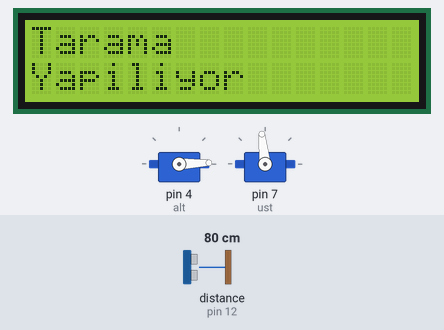
A sketch run on a simulated Arduino Uno, built with avr-gcc and run on an emulated ATmega328P. On the bench: 2 × servo, 16×2 character LCD. Wiring (inferred from the names in the program): ultrasonic range finder: trigger pin 11; echo pin 12. Inputs (shaded band) come from the test bench; at power-on: distance to the obstacle (sensor on pin 12) 80 cm. The echo pulse lasts 58.3 µs per cm; what the sketch prints to the serial monitor is not drawn.

Above: at 2.2 s.
2.3 s: distance to the obstacle (sensor on pin 12) set to 61 cm
At 2.48 s:
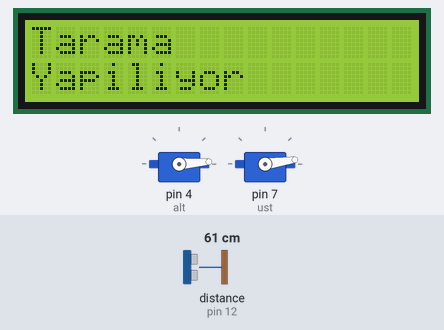
4.1 s: distance to the obstacle (sensor on pin 12) set to 52 cm
At 4.87 s:
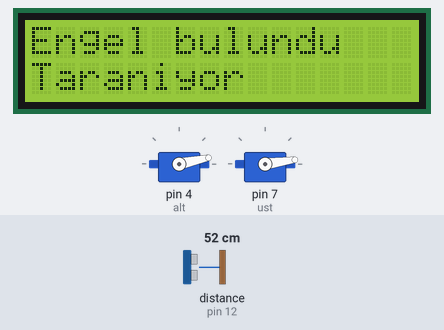
7.1 s: distance to the obstacle (sensor on pin 12) set to 60 cm
At 8.1 s:
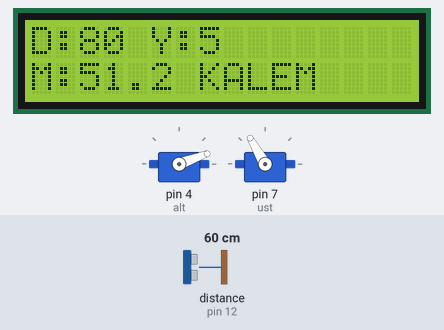
9.1 s: distance to the obstacle (sensor on pin 12) set to 250 cm
Timing chart, 0 to 19.3 s (numbered marks = the images above; inputs shaded):
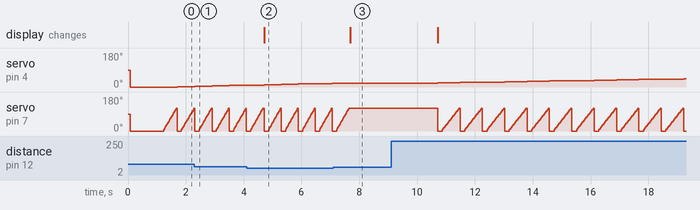

Measured:
- the behaviour switches between 56 and 55 cm on distance to the obstacle (sensor on pin 12) (found by bisection; images 1 and 2)
- after the input at 4.1 s, the display: changes after 0.61 s (image 2)
- after the input at 7.1 s, servo on pin 4 (alt): stays 20° (without the input it goes to 22° after 0.55 s); servo on pin 7 (ust): goes on until 7.6 s, then stays 120°; the display: changes after 0.59 s (image 3)
- by itself, servo on pin 7 (ust): repeats every 0.61 s: 16° 0.03 s, 24° 0.03 s, 32° 0.03 s, 40° 0.03 s, 48° 0.03 s, 56° 0.03 s, 64° 0.03 s, 72° 0.03 s, 80° 0.03 s, 88° 0.03 s, 96° 0.03 s, 104° 0.03 s, 112° 0.03 s, 120° 0.05 s, 0° 0.15 s, 8° 0.03 s

The sketch:

arduino.ino
```cpp
#include <Servo.h>
#include <Wire.h>
#include <LiquidCrystal_I2C.h>

Servo alt;   // yatay
Servo ust;   // dikey

const int trigPin = 11;
const int echoPin = 12;

LiquidCrystal_I2C lcd(0x27, 16, 2);

// ---- DURUM ----
bool oncekiYataydaEngelVardi = false;
bool lcdEngelModunda = false;

// ---- TOPLAMLAR ----
int toplamDikeyAdim = 0;   // D
int toplamYatayAdim = 0;   // Y
float toplamMesafe = 0;
int mesafeSayisi = 0;

// ---- MESAFE ----
float mesafeOku() {
  digitalWrite(trigPin, LOW);
  delayMicroseconds(2);
  digitalWrite(trigPin, HIGH);
  delayMicroseconds(10);
  digitalWrite(trigPin, LOW);

  unsigned long sure = pulseIn(echoPin, HIGH, 25000);
  if (sure == 0) return -1;

  return sure * 0.034 / 2;
}

// ---- LCD ----
void lcdTarama() {
  lcd.clear();
  lcd.setCursor(0, 0);
  lcd.print("Tarama");
  lcd.setCursor(0, 1);
  lcd.print("Yapiliyor");
}

void lcdEngel() {
  lcd.clear();
  lcd.setCursor(0, 0);
  lcd.print("Engel bulundu");
  lcd.setCursor(0, 1);
  lcd.print("Taraniyor");
}

// ---- AYIRT ETME ----
String ayirtEt(int D, int Y, float M) {

  // 10 - 20 cm
  if (M >= 5 && M < 20) {
    if(Y >= 14 && Y <= 30) // 25 ?
    {
      if (D > 120 && D < 280) return "BARDAK";
    }
    if(Y >= 10 && Y <= 25)
    {
      if (D > 40 && D <= 152) return "KALEM";
    }
  }

  // 20 - 22 cm
  if (M >= 20 && M <= 22) {
    if(Y >= 16 && Y <= 25)
    {
      if (D > 40 && D < 180) return "BARDAK";
    }
    if(Y >= 4 && Y <= 15)
    {
      if (D > 20 && D <= 100) return "KALEM";
    }
  }

  // 22 - 30 cm
  if (M > 22 && M <= 30) {
    if(Y >= 5 && Y <= 40)
    {
      if (D > 10 && D < 250) return "BARDAK";
    }
    if(Y >= 1 && Y <= 13)
    {
      if (D > 10 && D <= 160) return "KALEM";
    }
  }

  // 31 - 40 cm
 if (M > 30) {
    if(Y > 6 && Y < 40)
    {
      if (D > 20 && D < 200) return "BARDAK";
    }
    if(Y >= 1 && Y <= 15)
    {
      if (D > 1 && D < 100) return "KALEM";
    }
  }

  return "Bilinmiyor";
}

// ---- SETUP ----
void setup() {
  Serial.begin(9600);

  alt.attach(4);
  ust.attach(7);

  pinMode(trigPin, OUTPUT);
  pinMode(echoPin, INPUT);

  lcd.init();
  lcd.backlight();
  lcdTarama();

  alt.write(0);
  ust.write(0);
  delay(1000);
}

// ---- LOOP ----
void loop() {

  for (int y = 0; y <= 180; y += 2) {
    alt.write(y);
    delay(120);

    bool buYataydaEngelVar = false;
    int buYatayDikeySayisi = 0;

    for (int d = 0; d <= 120; d += 8) {
  ust.write(d);
  delay(25);

  float mesafe = mesafeOku();

  // === PROCESSING ICIN GONDER ===
  Serial.print(y);      // alt servo (yatay)
  Serial.print(",");
  Serial.print(d);      // ust servo (dikey)
  Serial.print(",");
  Serial.println(mesafe);

  if (mesafe > 0 && mesafe < 55) {
    buYatayDikeySayisi++;
    toplamMesafe += mesafe;
    mesafeSayisi++;
  }
}


    if (buYatayDikeySayisi >= 3) {
      buYataydaEngelVar = true;
      toplamDikeyAdim += buYatayDikeySayisi;
      toplamYatayAdim++;

      if (!lcdEngelModunda) {
        lcdEngel();
        lcdEngelModunda = true;
      }
    }

// ---- ENGEL BİTTİ ----
if (oncekiYataydaEngelVardi && !buYataydaEngelVar && mesafeSayisi > 0) {

  float ortMesafe = toplamMesafe / mesafeSayisi;
  String sonuc = ayirtEt(toplamDikeyAdim, toplamYatayAdim, ortMesafe);

  // LCD ÜST SATIR: D - Y - M
  lcd.clear();
  lcd.setCursor(0, 0);
  lcd.print("D:");
  lcd.print(toplamDikeyAdim);
  lcd.print(" Y:");
  lcd.print(toplamYatayAdim);

  lcd.setCursor(0, 1);
  lcd.print("M:");
  lcd.print(ortMesafe, 1); // 1 ondalik
  lcd.print(" ");
  lcd.print(sonuc);

  // SERI MONITOR
  Serial.println("---- ENGEL ----");
  Serial.print("D: "); Serial.println(toplamDikeyAdim);
  Serial.print("Y: "); Serial.println(toplamYatayAdim);
  Serial.print("M: "); Serial.println(ortMesafe);
  Serial.print("SONUC: "); Serial.println(sonuc);
  Serial.println("----------------");

  delay(3000);
  lcdTarama();

  // RESET
  toplamDikeyAdim = 0;
  toplamYatayAdim = 0;
  toplamMesafe = 0;
  mesafeSayisi = 0;
  lcdEngelModunda = false;
}


    oncekiYataydaEngelVardi = buYataydaEngelVar;
    ust.write(0);
  }
}
```
